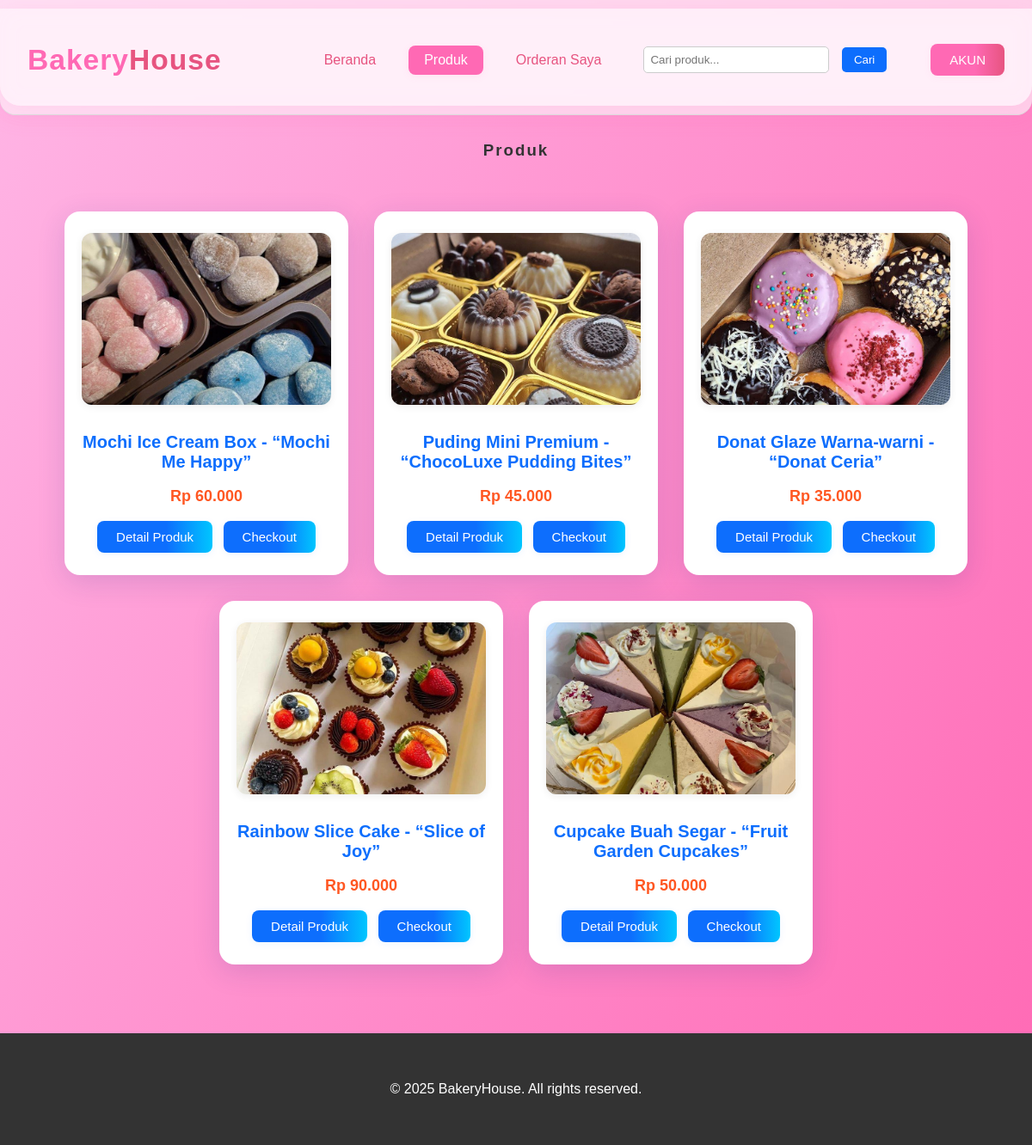
Screenshot of /product.php (signed in) with the database file from the repository.
### tables this page shows
CREATE TABLE `products` (
  `id_prod` int(11) NOT NULL,
  `nama_prod` varchar(100) NOT NULL,
  `price` decimal(10,2) NOT NULL,
  `deskripsi` text DEFAULT NULL,
  `gambar` varchar(255) DEFAULT NULL,
  `sold` int(11) NOT NULL
);

### product.php (the view, shortened to what this page needs)
<?php
include 'konfigurasi/koneksi.php';
$query = "SELECT * FROM products";
$result = mysqli_query($conn, $query);
?>
<!DOCTYPE html>
<html lang="id">
<head>
  <link rel="stylesheet" href="css/style.css"/>
  <link rel="stylesheet" href="css/style3.css"/>
</head>
<body>
  <header>
    <div class="container nav">
      <h1 class="logo">Bakery<span>House</span></h1>
      <nav>
        <ul>
          <li><a href="dashboard.php" class="nav-link">Beranda</a></li>
          <li><a href="product.php" class="nav-link active">Produk</a></li>
          <li><a href="order.php" class="nav-link">Orderan Saya</a></li>
        </ul>
      </nav>
      <form id="searchForm" method="get" action="product.php" style="display:inline-block;margin-right:10px;">
        <input type="text" id="searchBar" name="q" placeholder="Cari produk..." style="padding:7px;width:200px;border:1px solid #ccc;border-radius:5px;">
        <button type="submit" style="padding:7px 14px;background:#0d6efd;color:white;border:none;border-radius:5px;cursor:pointer;">Cari</button>
      </form>
      <a href="akun.php" class="btn-link">AKUN</a>
    </div>
  </header>
  <section class="produk">
    <h3 style="text-align:center; color:#333; letter-spacing:2px; margin-top:30px; font-family:'Montserrat', Arial, sans-serif;">Produk</h3>
    <div class="container grid" id="produk-list" style="display:flex; flex-wrap:wrap; gap:30px; justify-content:center; margin:40px auto 60px auto; max-width:1200px;">
      <?php while ($row = mysqli_fetch_assoc($result)) { ?>
      <div class="produk-card" style="background:#fff; border-radius:18px; padding:25px 20px 20px 20px; width:290px; box-shadow:0 8px 32px 0 rgba(31,38,135,0.15); text-align:center; transition:transform 0.2s, box-shadow 0.2s; position:relative;">
        <img src="uploads/<?php echo htmlspecialchars($row['gambar']); ?>" height="200" style="width:100%; object-fit:cover; border-radius:12px; margin-bottom:18px; box-shadow:0 2px 10px rgba(0,0,0,0.07);">
        <h4 style="font-size:20px; color:#0d6efd; font-weight:700; margin:10px 0 8px;"><?php echo htmlspecialchars($row['nama_prod']); ?></h4>
        <p class="harga" style="color:#ff5722; font-size:18px; font-weight:bold; margin-bottom:12px;">Rp <?php echo number_format($row['price'],0,',','.'); ?></p>
        <a href="detail.php?id_prod=<?php echo $row['id_prod']; ?>" class="btn-link" style="display:inline-block; margin:6px 4px; padding:10px 22px; background:linear-gradient(90deg,#0d6efd 60%,#00c6ff 100%); color:#fff; text-decoration:none; border-radius:8px; font-size:15px; font-weight:500; box-shadow:0 2px 8px rgba(13,110,253,0.08); border:none; cursor:pointer;">Detail Produk</a>
        <a href="checkout1.php?id_prod=<?php echo $row['id_prod']; ?>" class="btn-link" style="display:inline-block; margin:6px 4px; padding:10px 22px; background:linear-gradient(90deg,#0d6efd 60%,#00c6ff 100%); color:#fff; text-decoration:none; border-radius:8px; font-size:15px; font-weight:500; box-shadow:0 2px 8px rgba(13,110,253,0.08); border:none; cursor:pointer;">Checkout</a>
      </div>
      <?php } ?>
    </div>
  </section>
  <footer>
    <div class="container">
      <p>&copy; 2025 BakeryHouse. All rights reserved.</p>
    </div>
  </footer>
</body>
</html>

### css/style.css (style rules this page uses)
body { font-family: 'Segoe UI', sans-serif; background: #f9f9f9; }
.container { max-width: 1200px; margin: auto; padding: 20px; }
header { background: white; padding: 10px 0; border-bottom: 1px solid #ddd; }
.nav { display: flex; justify-content: space-between; align-items: center; }
.logo { font-size: 1.5rem; color: #0d6efd; }
.logo span { color: #ff5722; }
nav ul { display: flex; gap: 20px; list-style: none; }
nav a { text-decoration: none; color: #333; }
#searchBar { padding: 7px; width: 200px; border: 1px solid #ccc; border-radius: 5px; }
button { padding: 7px 10px; border: none; background: #0d6efd; color: white; border-radius: 5px; margin-left: 10px; }
.grid { display: grid; grid-template-columns: repeat(2, 1fr); gap: 20px; }
.produk-card { background: white; padding: 15px; text-align: center; border-radius: 10px; box-shadow: 0 2px 5px rgba(0,0,0,0.1); }
.produk-card img { width: 100%; border-radius: 10px; }
footer { text-align: center; padding: 20px; background: #333; color: white; }

### css/style3.css (style rules this page uses)
.btn-link { display: inline-block; background-color: #007bff; color: white; padding: 10px 16px; border-radius: 6px; text-decoration: none; font-weight: bold; transition: background-color 0.3s ease; }

### product.php (style rules this page uses)
body { font-family: 'Montserrat', Arial, sans-serif; background: linear-gradient(120deg, #ffb6e6 0%, #ff69b4 100%); margin: 0; padding: 0; }
header { background: rgba(255,240,250,0.7); backdrop-filter: blur(10px); -webkit-backdrop-filter: blur(10px); box-shadow: 0 4px 24px 0 rgba(255, 105, 180, 0.10); border-radius: 0 0 18px 18px; position: sticky; top: 0; z-index: 100; }
.nav { background: rgba(255,240,250,0.85); backdrop-filter: blur(12px); box-shadow: 0 4px 24px 0 rgba(255, 105, 180, 0.10); border-radius: 0 0 24px 24px; padding: 18px 32px 12px 32px; display: flex; align-items: center; justify-content: space-between; margin-bottom: 0; transition: background 0.3s; }
.nav-link { text-decoration: none; color: #e75480; font-weight: 500; padding: 8px 18px; border-radius: 8px; transition: background 0.2s, color 0.2s; display: inline-block; }
.nav-link:hover, .nav-link.active { background: #ff69b4; color: #fff; box-shadow: 0 2px 8px rgba(255, 105, 180, 0.10); }
.logo { font-size: 2.1rem; font-weight: 800; color: #ff69b4; letter-spacing: 1px; margin-right: 30px; font-family: 'Montserrat', Arial, sans-serif; }
.logo span { color: #e75480; }
.btn-link { background: linear-gradient(90deg,#ff69b4 60%,#e75480 100%); color: #fff; text-decoration: none; border-radius: 8px; font-size: 15px; font-weight: 500; box-shadow: 0 2px 8px rgba(255, 105, 180, 0.08); border: none; cursor: pointer; padding: 10px 22px; margin-left: 10px; transition: background 0.2s, color 0.2s; display: inline-block; }

### rows the page displays
products: gambar (picture), nama_prod "Mochi Ice Cream Box - “Mochi Me Happy”", price "60.000"
products: gambar (picture), nama_prod "Puding Mini Premium - “ChocoLuxe Pudding Bites”", price "45.000"
products: gambar (picture), nama_prod "Donat Glaze Warna-warni - “Donat Ceria”", price "35.000"
products: gambar (picture), nama_prod "Rainbow Slice Cake - “Slice of Joy”", price "90.000"
products: gambar (picture), nama_prod "Cupcake Buah Segar - “Fruit Garden Cupcakes”", price "50.000"
